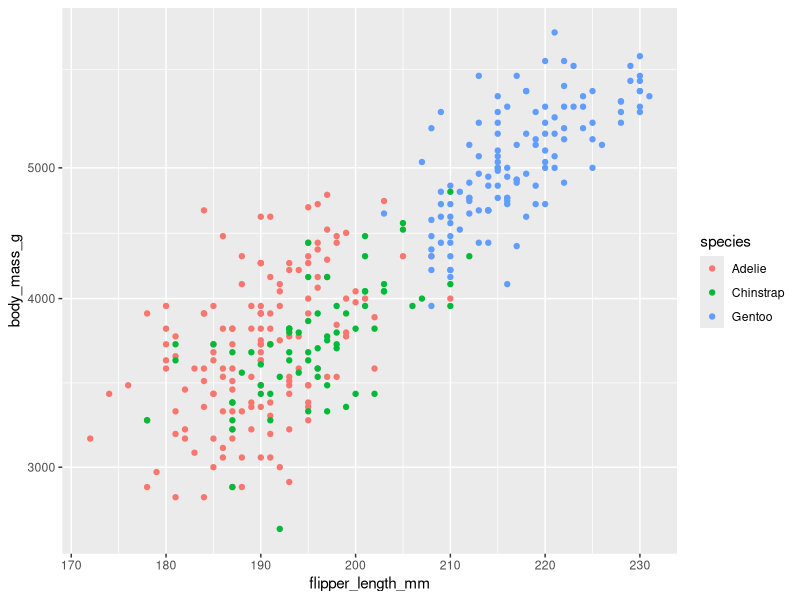
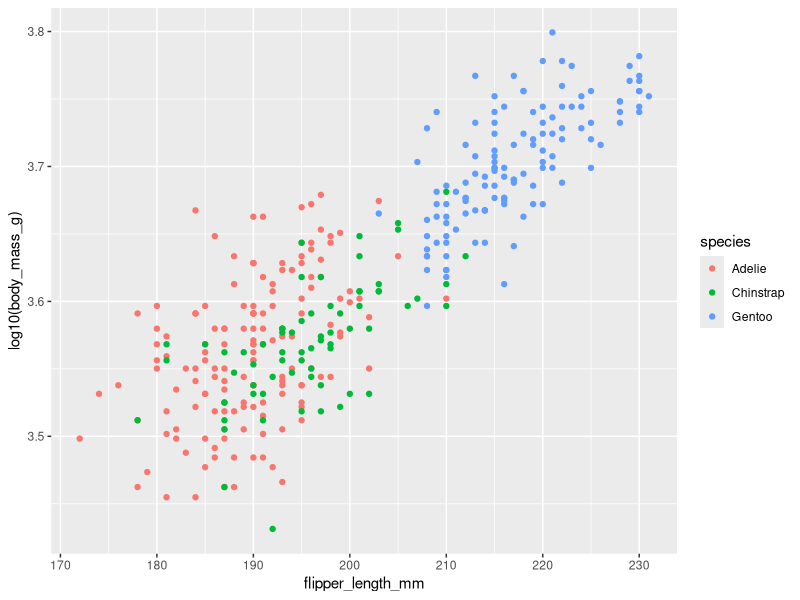

Write R code to recreate these figures, in order.

            library(ggplot2)
            library(palmerpenguins)
            built_answer <- tryCatch(
                {
                    set.seed(42)
                    ggplot(penguins, aes(x = flipper_length_mm, y = body_mass_g, colour = species)) + geom_point() + scale_y_log10()
                    suppressWarnings(
                        if (!file.exists("/sandbox/figures/body-mass_flipper-length_scatter_log_scale_answer.png")) {
                            ggsave(
                                width = 3,
                                height = 3,
                                "/sandbox/figures/body-mass_flipper-length_scatter_log_scale_answer.png"
                            )
                        }
                    )
                    suppressWarnings(
                        ggplot_build(last_plot())
                    )
                },
                error = function(e) {
                    'ERROR'
                }
            )
            built_submission <- tryCatch(
                {
                    set.seed(42)
                    ggplot(penguins, aes(x = flipper_length_mm, y = log10(body_mass_g), color = species)) + geom_point()
                    suppressWarnings(
                        ggsave(
                            width = 3,
                            height = 3,
                            "figures/body-mass_flipper-length_scatter_log_scale_submission_ministral.png"
                        )
                    )
                    suppressWarnings(
                        ggplot_build(last_plot())
                    )
                },
                error = function(e) {
                    'ERROR'
                }
            )
            cat(isTRUE(all.equal(built_answer, built_submission)))
        
